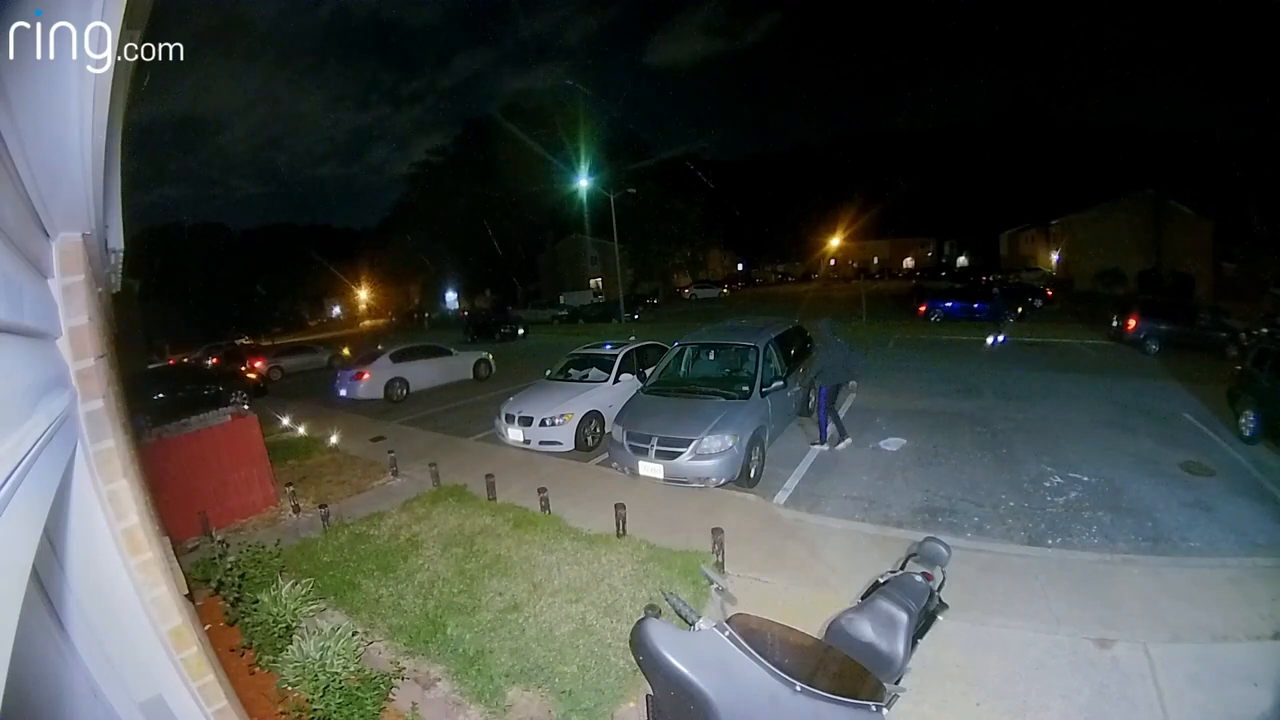
#> input picture frame 88 of media/car_stealing.mp4, 1280 x 720 px
$ python car_detection.py
#> lines starting #> are read from the running program, lines starting #| are printed output that depends on the picture; after the words box and inside, x2 and y2 are one past the last pixel; in counts of white or black regions, pixels touching at a corner belong together
#import libraries of python opencv
import cv2

# capture video/ video path
cap = cv2.VideoCapture('media/car_stealing.mp4')


#use trained cars XML classifiers
car_cascade = cv2.CascadeClassifier('models/haarcascade_cars.xml')


#read until video is completed
while True:
    #capture frame by frame
    ret, frame = cap.read()
#> frame is the input picture: shape (720, 1280, 3); mean B, G, R 69.2, 72.7, 68.4
    #convert video into gray scale of each frames
    gray = cv2.cvtColor(frame, cv2.COLOR_BGR2GRAY)
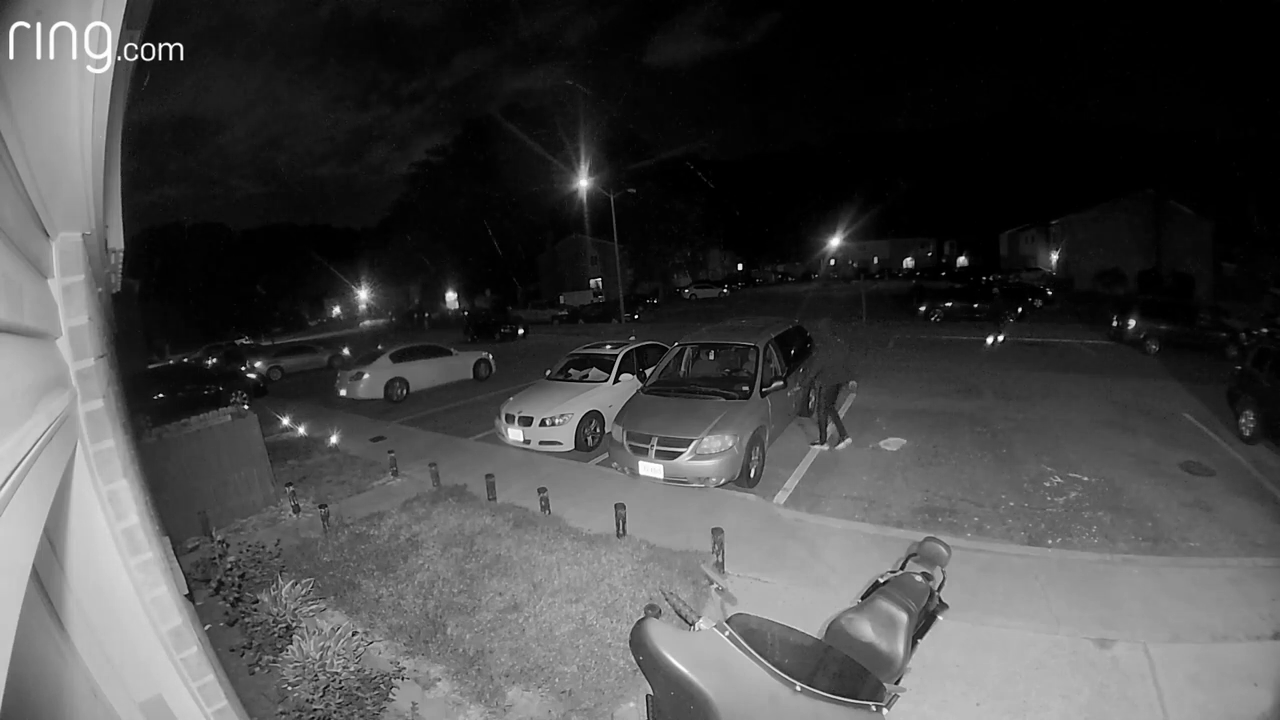
#> gray: shape (720, 1280); min 0, max 255, mean 71

    #detect cars in the video
    cars = car_cascade.detectMultiScale(gray, 1.1, 3)
#> cars = [[719, 372, 41, 41], [683, 428, 43, 43]]
    #cv2.im_write(cars)

    #to draw a rectangle in each cars
    for (x,y,w,h) in cars:
        cv2.rectangle(frame,(x,y),(x+w,y+h),(0,255,0),2)
        cv2.imshow('video', frame)
        crop_img = frame[y:y+h,x:x+w]
#> this loop made 2 passes
#> pass 1, `crop_img = frame[y:y+h,x:x+w]`:
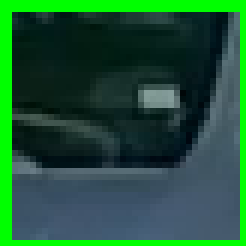
#> crop_img: shape (41, 41, 3) (shown 6 times larger); mean B, G, R 54.1, 85.9, 30.6
#> pass 2, `cv2.imshow('video', frame)`:
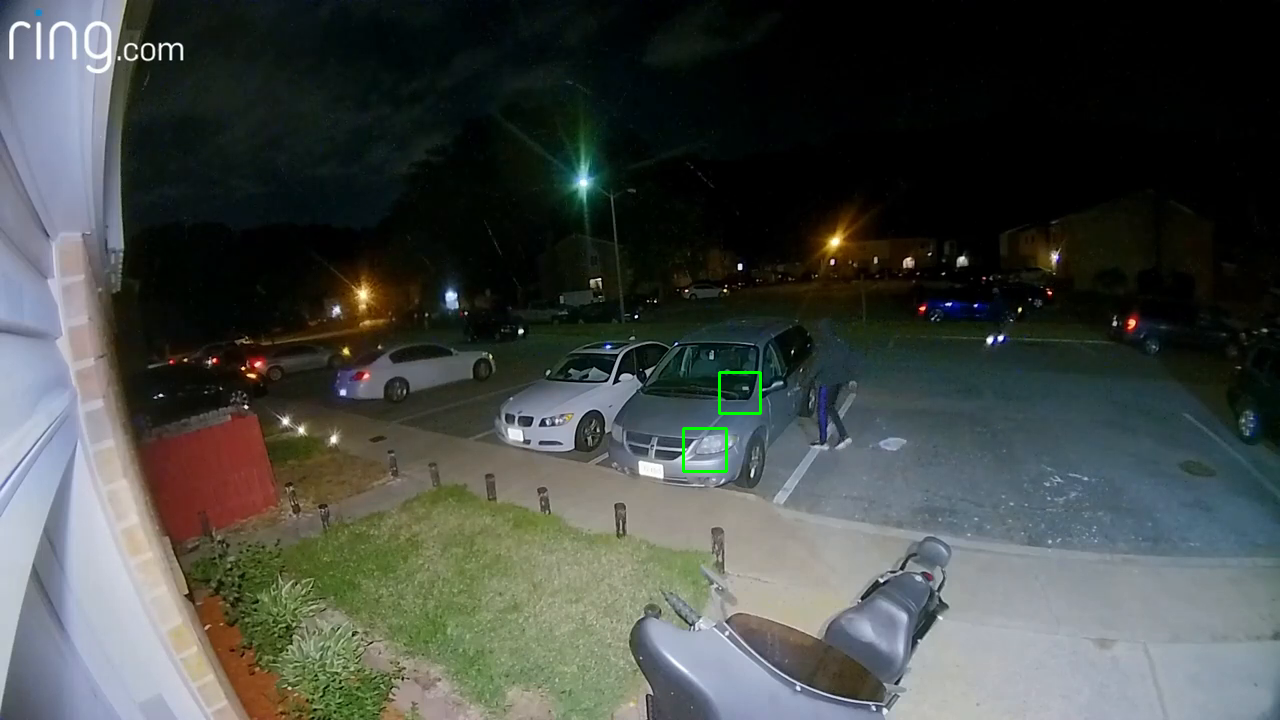
#> window 'video': shape (720, 1280, 3); mean B, G, R 69.1, 72.9, 68.3
#> pass 2, `crop_img = frame[y:y+h,x:x+w]`:
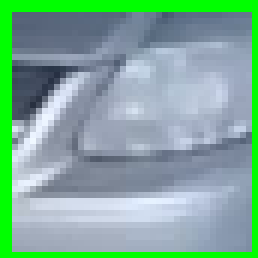
#> crop_img: shape (43, 43, 3) (shown 6 times larger); mean B, G, R 154, 172.2, 127.4

     #press Q on keyboard to exit
    if cv2.waitKey(25) & 0xFF == ord('q'):
#> (key q is pressed here)
        break


#release the video-capture object
cap.release()
#close all the frames
cv2.destroyAllWindows()

$ run again, starting later in the video
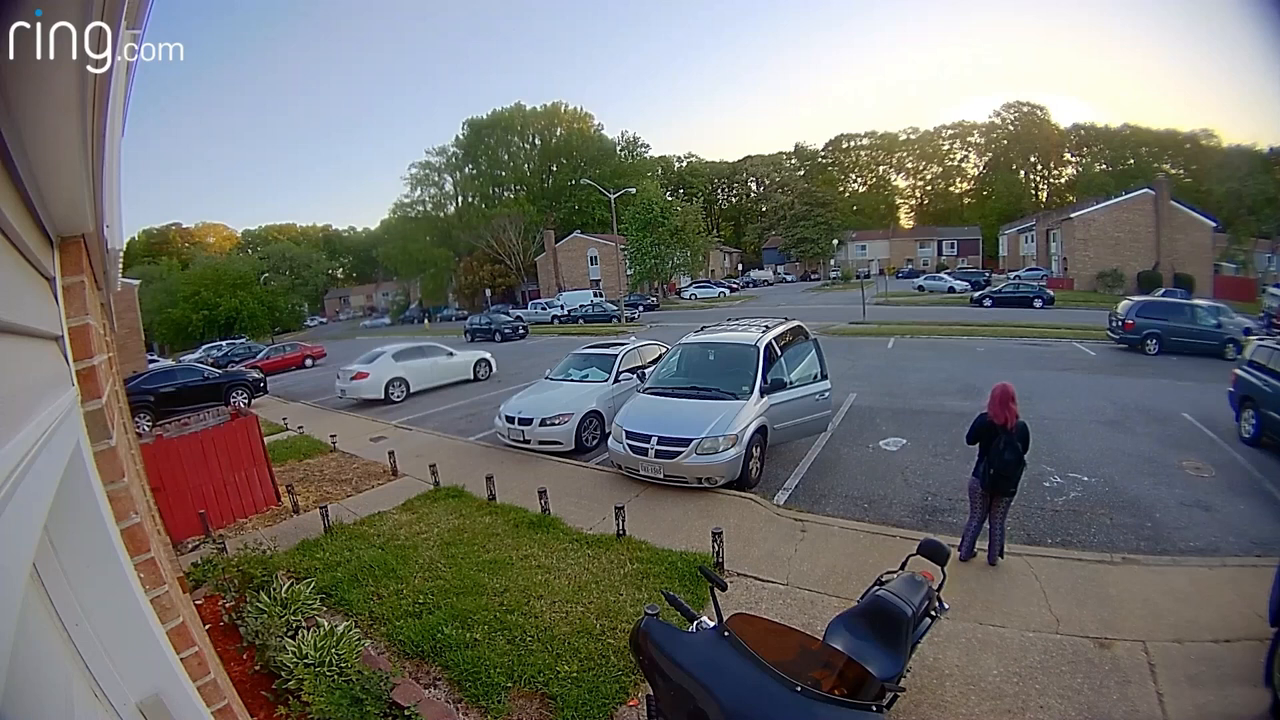
#> input picture frame 399 of media/car_stealing.mp4, 1280 x 720 px
#> frame is the input picture: shape (720, 1280, 3); mean B, G, R 110.2, 113.5, 113
#> `gray = cv2.cvtColor(frame, cv2.COLOR_BGR2GRAY)`:
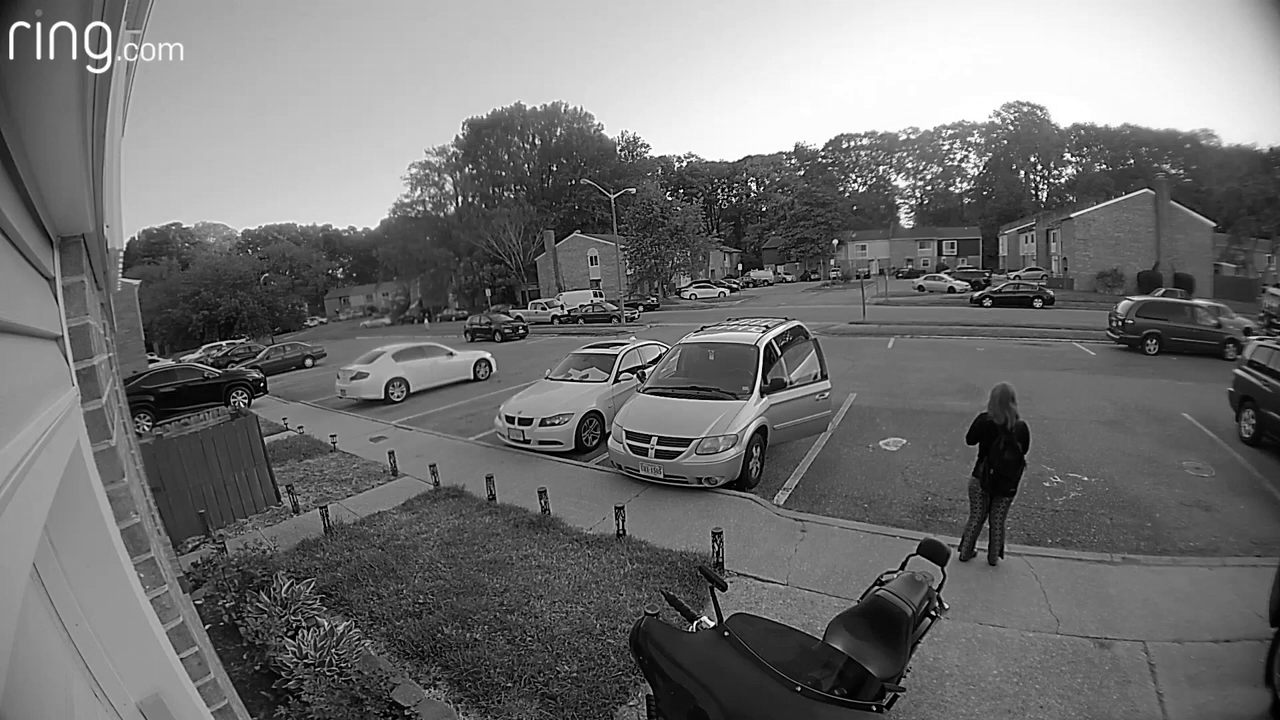
#> gray: shape (720, 1280); min 0, max 255, mean 112.9
#> cars = [[434, 305, 25, 25], [462, 326, 26, 26], [1233, 551, 24, 24], [906, 515, 53, 53], [1111, 252, 152, 152]]
#> the loop `for (x,y,w,h) in cars:` made 5 passes
#> after the loop `for (x,y,w,h) in cars:`:
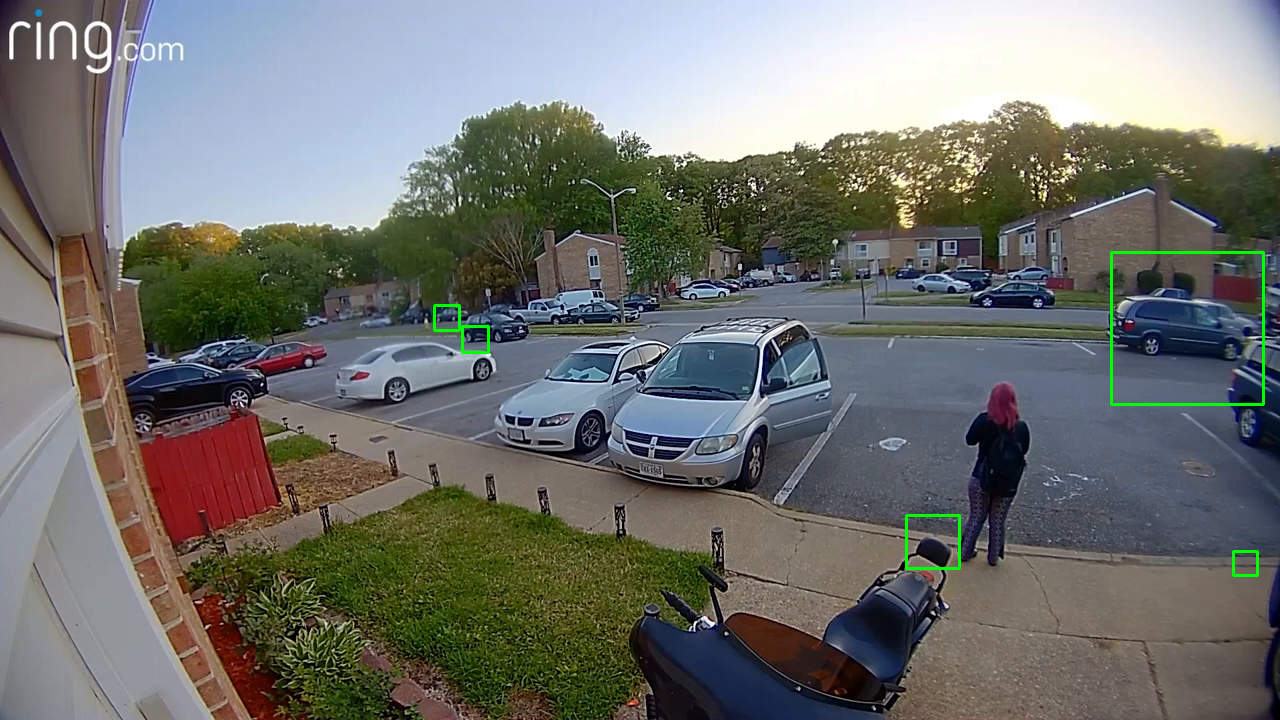
#> frame: shape (720, 1280, 3); 0.36% of pixels changed, all inside (x1, y1, x2, y2) = (433, 251, 1265, 577)

$ run again, starting later in the video
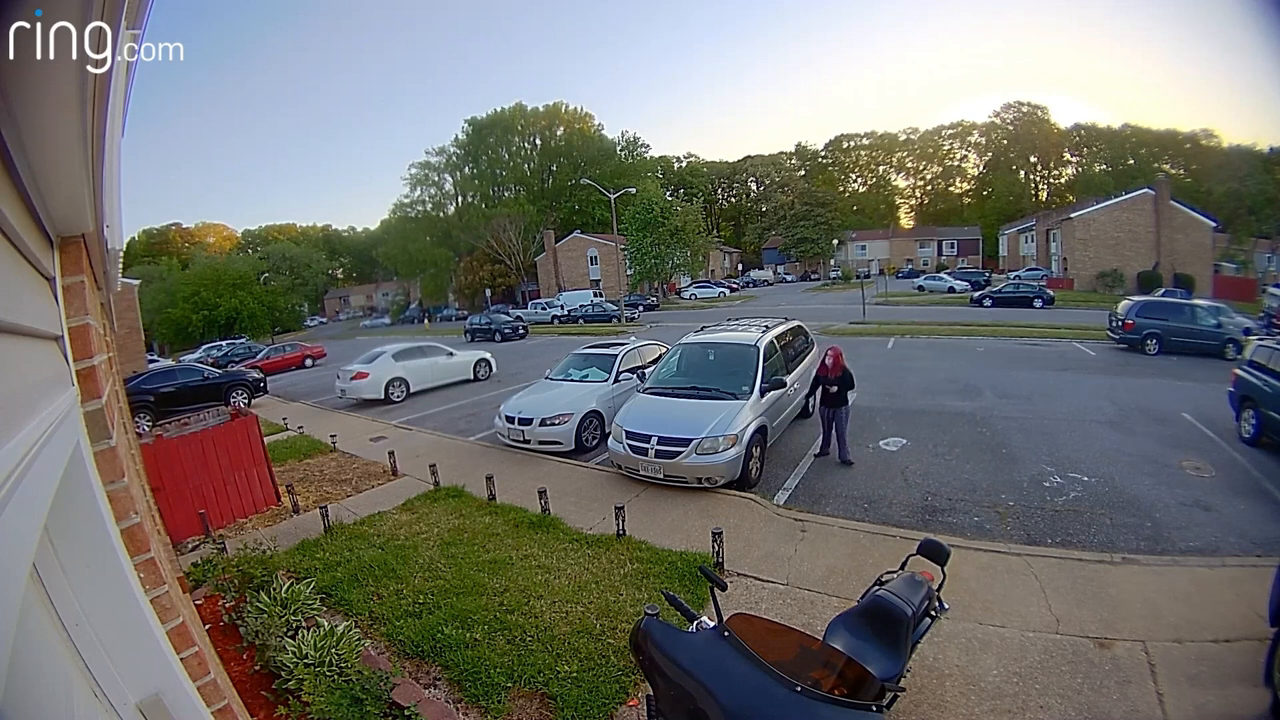
#> input picture frame 710 of media/car_stealing.mp4, 1280 x 720 px
#> frame is the input picture: shape (720, 1280, 3); mean B, G, R 111.2, 114.4, 114
#> `gray = cv2.cvtColor(frame, cv2.COLOR_BGR2GRAY)`:
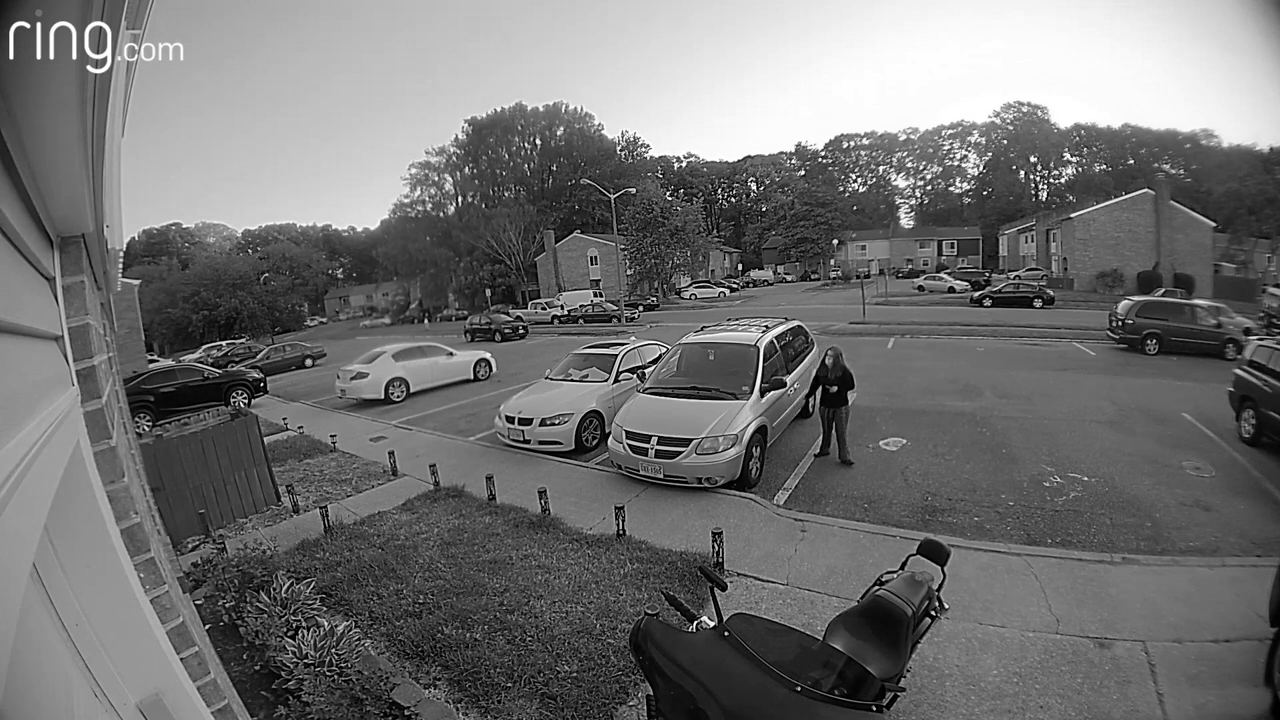
#> gray: shape (720, 1280); min 0, max 255, mean 113.9
#> cars = [[462, 325, 26, 26], [383, 323, 52, 52], [905, 514, 54, 54], [1105, 244, 159, 159]]
#> the loop `for (x,y,w,h) in cars:` made 4 passes
#> after the loop `for (x,y,w,h) in cars:`:
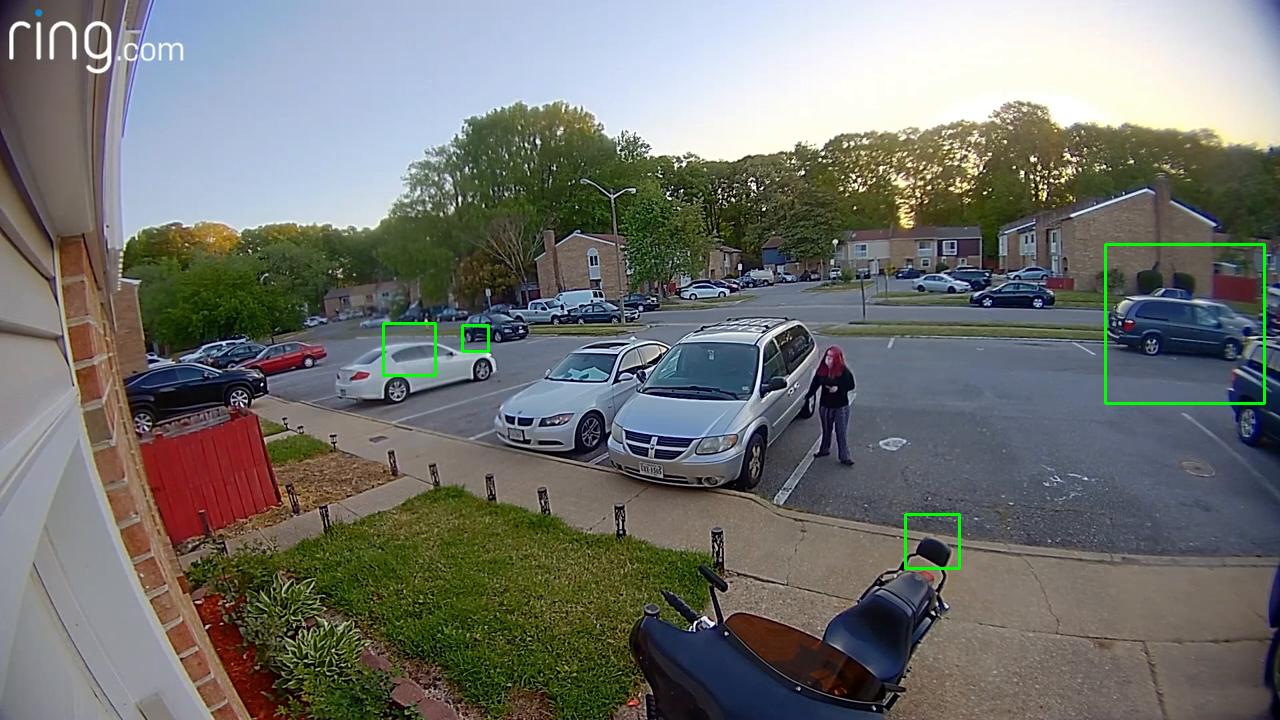
#> frame: shape (720, 1280, 3); 0.38% of pixels changed, all inside (x1, y1, x2, y2) = (382, 243, 1266, 570)
